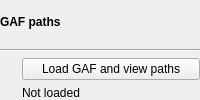
         <widget class="QWidget" name="gafWidget" native="true">
          <property name="enabled">
           <bool>true</bool>
          </property>
          <layout class="QVBoxLayout" name="verticalLayout_11">
           <property name="leftMargin">
            <number>0</number>
           </property>
           <property name="topMargin">
            <number>0</number>
           </property>
           <property name="rightMargin">
            <number>0</number>
           </property>
           <property name="bottomMargin">
            <number>0</number>
           </property>
           <item>
            <widget class="QLabel" name="gafLabel">
             <property name="font">
              <font>
               <weight>75</weight>
               <bold>true</bold>
              </font>
             </property>
             <property name="text">
              <string>GAF paths</string>
             </property>
            </widget>
           </item>
           <item>
            <widget class="Line" name="line_8">
             <property name="orientation">
              <enum>Qt::Horizontal</enum>
             </property>
            </widget>
           </item>
           <item>
            <widget class="QWidget" name="gafControls" native="true">
             <layout class="QGridLayout" name="gridLayout_13">
              <property name="leftMargin">
               <number>0</number>
              </property>
              <property name="topMargin">
               <number>0</number>
              </property>
              <property name="rightMargin">
               <number>0</number>
              </property>
              <property name="bottomMargin">
               <number>0</number>
              </property>
              <item row="0" column="0">
               <widget class="InfoTextWidget" name="gafInfoText" native="true">
                <property name="sizePolicy">
                 <sizepolicy hsizetype="Fixed" vsizetype="Fixed">
                  <horstretch>0</horstretch>
                  <verstretch>0</verstretch>
                 </sizepolicy>
                </property>
                <property name="minimumSize">
                 <size>
                  <width>16</width>
                  <height>16</height>
                 </size>
                </property>
               </widget>
              </item>
              <item row="0" column="1" colspan="2">
               <widget class="QPushButton" name="gafLoadButton">
                <property name="focusPolicy">
                 <enum>Qt::StrongFocus</enum>
                </property>
                <property name="text">
                 <string>Load GAF and view paths</string>
                </property>
               </widget>
              </item>
              <item row="1" column="1" colspan="2">
               <widget class="QLabel" name="gafFileLabel">
                <property name="text">
                 <string>Not loaded</string>
                </property>
                <property name="wordWrap">
                 <bool>true</bool>
                </property>
               </widget>
              </item>
             </layout>
            </widget>
           </item>
          </layout>
         </widget>
